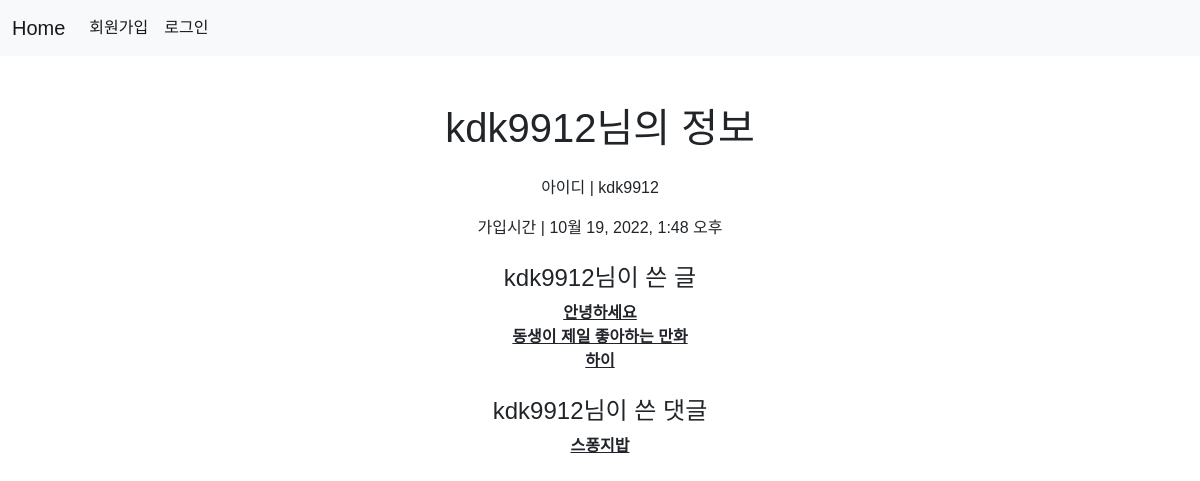
Page /1/userpage/ on the committed database.
### accounts/models.py (models this page shows)
class User(AbstractUser):
    pass

### articles/models.py (models this page shows, shortened)
class Article(models.Model):
    title = models.CharField(max_length=20)
    content = models.TextField()
    created_at = models.DateTimeField(auto_now_add=True)
    updated_at = models.DateTimeField(auto_now=True)
    thumbnail = ProcessedImageField(upload_to='images/', blank=True,
                                processors=[ResizeToFill(1200, 960)],
                                format='JPEG',
                                options={'quality': 80})
    user = models.ForeignKey(settings.AUTH_USER_MODEL, on_delete=models.CASCADE)

class Comment(models.Model):
    article = models.ForeignKey(Article, on_delete=models.CASCADE)
    content = models.CharField(max_length=200)
    created_at = models.DateTimeField(auto_now_add=True)
    updated_at = models.DateTimeField(auto_now=True)
    user = models.ForeignKey(settings.AUTH_USER_MODEL, on_delete=models.CASCADE)

### articles/views.py (the view)
# urls.py: path('<int:pk>/userpage/', views.userpage, name='userpage'),
def userpage(request, pk):
    user = get_user_model().objects.get(pk=pk)
    context = {
        'user': user,
    }
    return render(request, 'articles/userpage.html', context)

### articles/templates/articles/userpage.html
{% extends 'base.html' %}
{% block content %}
<div class="container">
  <div class="m-5 text-center">
    <h1>{{ user }}님의 정보</h1>
    <div class="my-4">
      <p>아이디 | {{ user.username }}</p>
      <p>가입시간 | {{ user.date_joined }}</p>
    </div>
    <div>
    <h4>{{ user }}님이 쓴 글</h4>
      {% for article in user.article_set.all %}
        <a href="{% url 'articles:detail' article.pk %}" class="text-dark fw-bold">{{ article.title }}<br></a>
      {% endfor %}
    </div>
    <div class="mt-4">
    <h4>{{ user }}님이 쓴 댓글</h4>
      {% for comment in user.comment_set.all %}
      <a href="{% url 'articles:detail' comment.article_id %}" class="text-dark fw-bold">{{ comment.content }}<br></a>
      {% endfor %}
    </div>
  </div>
</div>
{% endblock %}

### templates/base.html (style rules this page uses)
* { font-family: "Noto Sans KR", sans-serif; }

### rows in the picture
User: username "kdk9912", date_joined "10월 19, 2022, 1:48 오후"
Article: title "안녕하세요"
Article: title "동생이 제일 좋아하는 만화"
Article: title "하이"
Comment: content "스퐁지밥"
